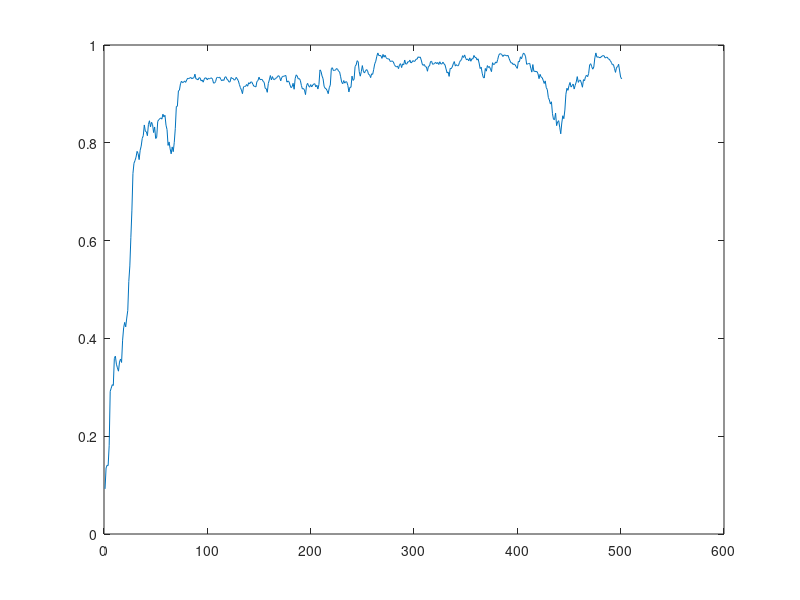
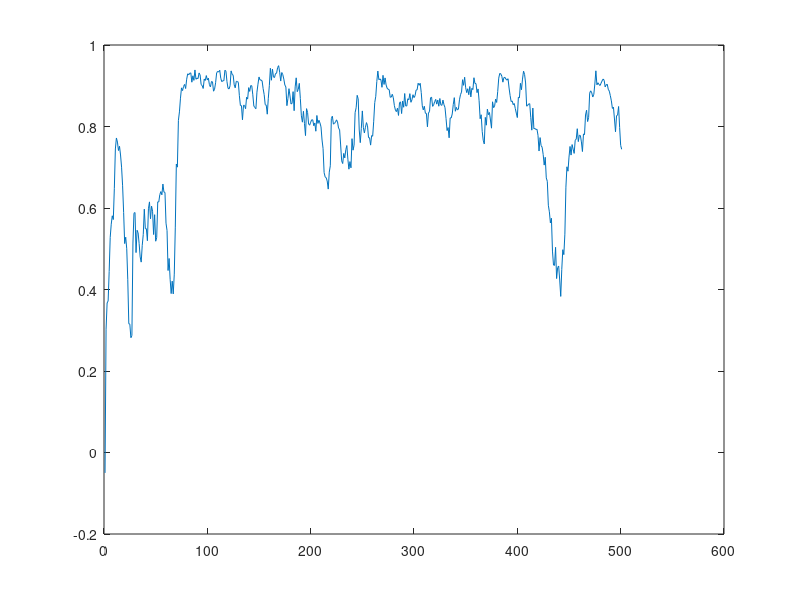

These figures' MATLAB source, in order:
% Self-propelled particle model of aggregation in two dimensions.
% Written by Kit Yates

clear
close all



%Set up movie
fig=figure;
makemovie=0;
%movien = avifile('Vicsekmovie','FPS',3,'compression','none')

J=500; %Number of timestep t0 be used
UJ=1;   %Rate at which film is updated


t=1/J %Size of one time step

N=40 %Number of particles

e=0.5 %e is eta the noise parameter, whose maximum value is 2*pi

r=1

%The radius of influence of a particle

L=10 %L is the size of the domain on which the particles can move

v=0.5 %v is the speed at which the particles move

a = [0 pi/3 2*pi/3];
a = a(3);

% x(i,j) gives the x coordinate of the ith particle at time j
x=zeros(N,J+1);
x(:,1)=L*rand(N,1); %define initial x coordiantes of all particles
     
% y(i,j) gives the y coordinate of the ith particle at time j
y=zeros(N,J+1);
y(:,1)=L*rand(N,1); %define initial y coordiantes of all particles

% T(i,j) gives the angle with the x axis of the direction of motion of the ith
% particle at time j
T=zeros(N,J+1);
T(:,1)=2*pi*rand(N,1); %define initial direction of all particles

% phi_p, phi_a gives polar and apolar angle
phi_p = zeros(1,J+1);
phi_a = zeros(1,J+1);
phi_p(1) = 1/N * sum( exp( 1i*T(:,1) ) );
phi_a(1) = 1/N * sum( exp( 2i*T(:,1) ) );
     
%For all time steps
for j=1:J
    %For each particle
    for i=1:N
            %finds how many particles are in the interaction radius of each
            %particle
            A(:,1)=((x(i,j)-x(:,j)).^2+(y(i,j)-y(:,j)).^2).^0.5<=r;
            A(:,2)=((x(i,j)-x(:,j)-L).^2+(y(i,j)-y(:,j)).^2).^0.5<=r;
            A(:,3)=((x(i,j)-x(:,j)).^2+(y(i,j)-y(:,j)-L).^2).^0.5<=r;
            A(:,4)=((x(i,j)-x(:,j)+L).^2+(y(i,j)-y(:,j)).^2).^0.5<=r;
            A(:,5)=((x(i,j)-x(:,j)).^2+(y(i,j)-y(:,j)+L).^2).^0.5<=r;
            A(:,6)=((x(i,j)-x(:,j)+L).^2+(y(i,j)-y(:,j)+L).^2).^0.5<=r;
            A(:,7)=((x(i,j)-x(:,j)+L).^2+(y(i,j)-y(:,j)-L).^2).^0.5<=r;
            A(:,8)=((x(i,j)-x(:,j)-L).^2+(y(i,j)-y(:,j)+L).^2).^0.5<=r;
            A(:,9)=((x(i,j)-x(:,j)-L).^2+(y(i,j)-y(:,j)-L).^2).^0.5<=r;
        
            B=sum(A')';
            
            B = B .* ( abs((T(i,j) - T(:,j))) <= a );
            
            ss=sum(sin(T(:,j)).*B)/sum(B);
            sc=sum(cos(T(:,j)).*B)/sum(B);
            S=atan2(ss,sc);
                   
            T(i,j+1)=S+e*(rand-0.5); %adds noise to the measured angle

            x(i,j+1)=x(i,j)+v*cos(T(i,j+1)); %updates the particles' x-coordinates
            y(i,j+1)=y(i,j)+v*sin(T(i,j+1)); %updates the particles' y coordinates

            % Jumps from the right of the box to the left or vice versa
            x(i,j+1)=mod(x(i,j+1),L);

            %Jumps from the top of the box to the bottom or vice versa
            y(i,j+1)=mod(y(i,j+1),L);

            %Plot particles
            
            if makemovie
                if abs(x(i,j)-x(i,j+1))<v & abs(y(i,j)-y(i,j+1))<v
                	plot([x(i,j), x(i,j+1)] ,[y(i,j),y(i,j+1)],'k-','markersize',4) %plots the first half of the particles in black
                    axis([0 L 0 L]);
                    hold on
                    plot(x(i,j+1) ,y(i,j+1),'k.','markersize',10)
                    xlabel('X position')
                    ylabel('Y position')
                end
            end
            
    end
    if makemovie
        hold off
        M(j)=getframe; %makes a movie fram from the plot
        %movien = addframe(movien,M(j)); %adds this movie fram to the movie
    end
    
    phi_p(j+1) = 1/N * abs(sum( exp( 1i*T(:,j+1) ) ));
    phi_a(j+1) = 1/N * abs(sum( exp( 2i*T(:,j+1) ) ));
 
end

f2 = figure(2);
plot(1:J+1, phi_p)



f3 = figure(3);
plot(1:J+1, phi_a)



     
%movien = close(movien); %finishes the movie

